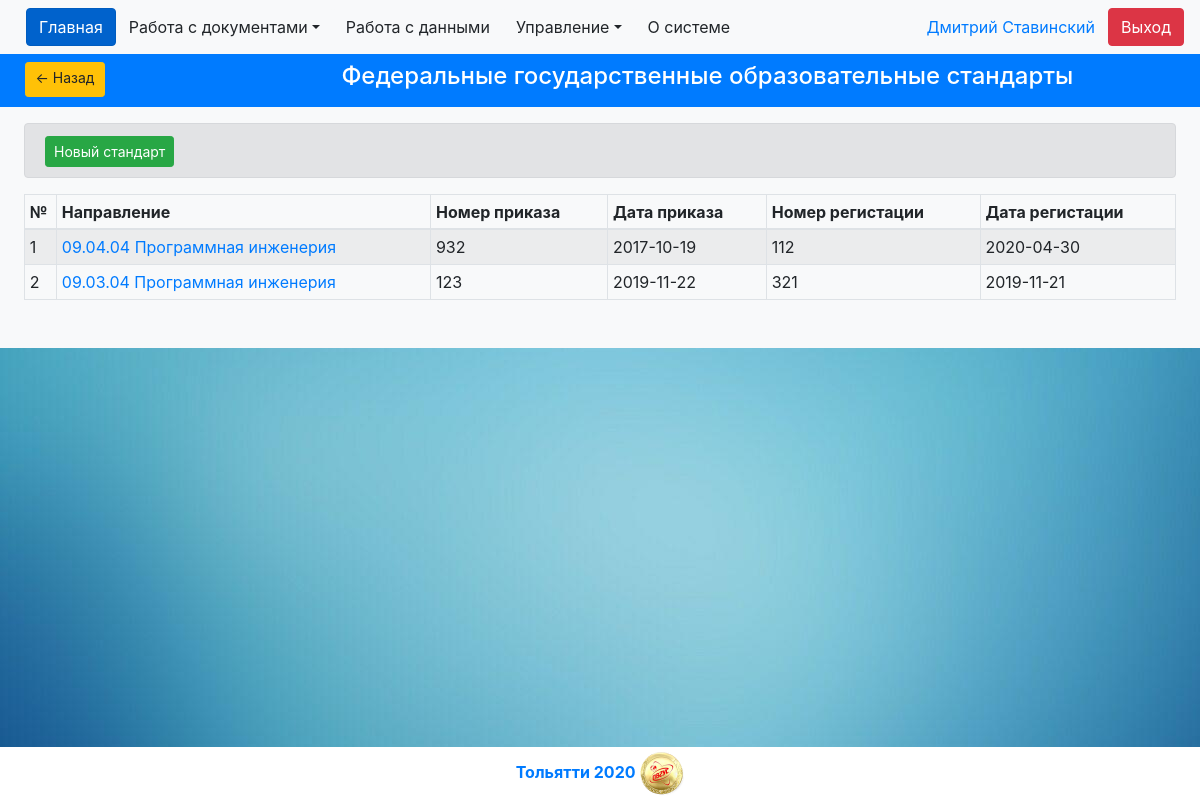
Screenshot of /pages/data.php?page=fgos (signed in) with the database file from the repository.
### tables this page shows
CREATE TABLE `fgos` (
  `id` int(10) UNSIGNED NOT NULL,
  `course_id` int(10) UNSIGNED NOT NULL,
  `number` varchar(10) NOT NULL,
  `date` date NOT NULL,
  `reg_number` varchar(10) NOT NULL,
  `reg_date` date NOT NULL
);

### front/body/data/fgos.php (the view, shortened to what this page needs)
<div class="px-4 py-2 bg-primary font-weight-bold text-white container-fluid">
	<div class="row">
		<a class="btn btn-warning btn-sm back" href="/pages/data.php" style="height: 35px; width: 5rem; margin-left: 1rem" title="Назад" data-toggle="tooltip" data-placement="right">&#8592; Назад</a>
		<div class="h4" id="page_title" style="margin-left: 20%">Федеральные государственные образовательные стандарты</div>
	</div>
</div>
<div class="px-4 py-3 bg-light">
	<div class="alert alert-secondary col" style="height: 55px">
		<input class="btn btn-success btn-sm" type="button" id="create_fgos_button" value="Новый стандарт">
	</div>
	<table class="table table-bordered table-striped table-sm">
		<thead>
			<tr>
				<th scope="col" style="width: 2rem">№</th>
				<th scope="col">Направление</th>
				<th scope="col">Номер приказа</th>
				<th scope="col">Дата приказа</th>
				<th scope="col">Номер регистации</th>
				<th scope="col">Дата регистации</th>
			</tr>
		</thead>
		<tbody>
			<?php
				global $link;
				$sql = "SELECT `value` FROM `constants` WHERE `key` = 'limitObj'";
				$result = mysqli_query($link, $sql);
				$limit = mysqli_fetch_array($result);
				$counter = 0;
				$sql = "SELECT    fgos.id
								, CONCAT_WS(' ',course.number,course.name)
								, fgos.number
								, fgos.date
								, fgos.reg_number
								, fgos.reg_date
						FROM  `courses` course
							, `fgos` fgos
						WHERE fgos.course_id = course.id
						LIMIT ".$limit[0]."";
				$result = mysqli_query($link, $sql);
				while($row = mysqli_fetch_array($result)){
					$counter++;
					echo '<tr>'."\n".'<td>'.$counter.'</td>'."\n";
					echo '<td><a href="?page=fgos&id='.$row[0].'">'.$row[1].'</a></td>'."\n";
					echo '<td>'.$row[2].'</td>'."\n";
					echo '<td>'.$row[3].'</td>'."\n";
					echo '<td>'.$row[4].'</td>'."\n";
					echo '<td>'.$row[5].'</td>'."\n";
					echo '</tr>'."\n";
				};
			?>
		</tbody>
	</table>
</div>

### front/css/background.css (style rules this page uses)
body { background: #0cabfa url(../img/Background.jpg) center fixed no-repeat; -moz-background-size: 100%; -webkit-background-size: 100%; -o-background-size: 100%; background-size: auto; }

### rows the page displays
fgos: row "09.04.04 Программная инженерия", number "932", date "2017-10-19", reg_number "112", reg_date "2020-04-30"
fgos: row "09.03.04 Программная инженерия", number "123", date "2019-11-22", reg_number "321", reg_date "2019-11-21"

### other values shown
$first "Дмитрий"
$second "Ставинский"
